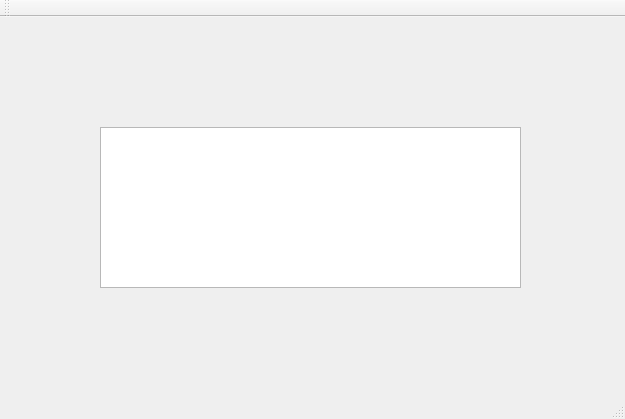
<?xml version="1.0" encoding="UTF-8"?>
<ui version="4.0">
 <class>MainWindow</class>
 <widget class="QMainWindow" name="MainWindow">
  <property name="geometry">
   <rect>
    <x>0</x>
    <y>0</y>
    <width>625</width>
    <height>419</height>
   </rect>
  </property>
  <property name="windowTitle">
   <string>MainWindow</string>
  </property>
  <widget class="QWidget" name="centralWidget">
   <widget class="QTextEdit" name="textEdit">
    <property name="geometry">
     <rect>
      <x>100</x>
      <y>110</y>
      <width>421</width>
      <height>161</height>
     </rect>
    </property>
   </widget>
  </widget>
  <widget class="QMenuBar" name="menuBar">
   <property name="geometry">
    <rect>
     <x>0</x>
     <y>0</y>
     <width>625</width>
     <height>22</height>
    </rect>
   </property>
  </widget>
  <widget class="QToolBar" name="mainToolBar">
   <attribute name="toolBarArea">
    <enum>TopToolBarArea</enum>
   </attribute>
   <attribute name="toolBarBreak">
    <bool>false</bool>
   </attribute>
  </widget>
  <widget class="QStatusBar" name="statusBar"/>
 </widget>
 <layoutdefault spacing="6" margin="11"/>
 <resources/>
 <connections/>
</ui>
